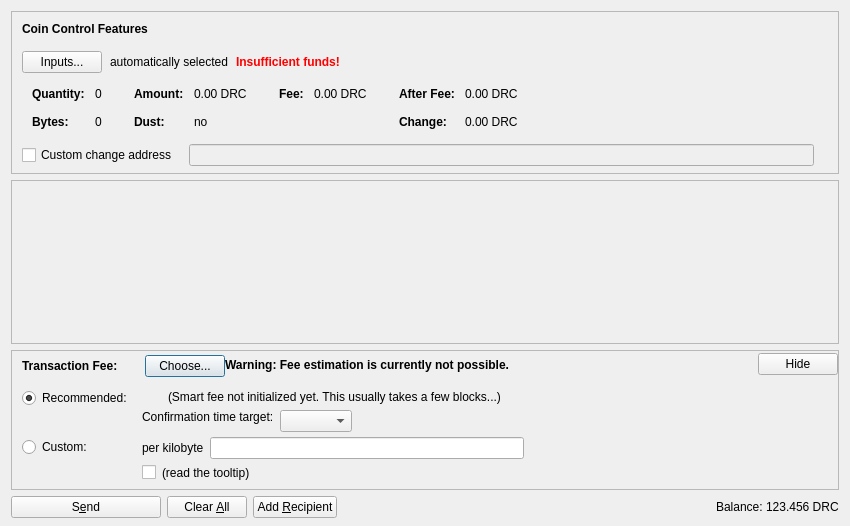
<?xml version="1.0" encoding="UTF-8"?>
<ui version="4.0">
 <class>SendCoinsDialog</class>
 <widget class="QDialog" name="SendCoinsDialog">
  <property name="geometry">
   <rect>
    <x>0</x>
    <y>0</y>
    <width>850</width>
    <height>526</height>
   </rect>
  </property>
  <property name="windowTitle">
   <string>Send Coins</string>
  </property>
  <layout class="QVBoxLayout" name="verticalLayout" stretch="0,1,0,0">
   <property name="bottomMargin">
    <number>8</number>
   </property>
   <item>
    <widget class="QFrame" name="frameCoinControl">
     <property name="sizePolicy">
      <sizepolicy hsizetype="Expanding" vsizetype="Expanding">
       <horstretch>0</horstretch>
       <verstretch>0</verstretch>
      </sizepolicy>
     </property>
     <property name="maximumSize">
      <size>
       <width>16777215</width>
       <height>16777215</height>
      </size>
     </property>
     <property name="frameShape">
      <enum>QFrame::StyledPanel</enum>
     </property>
     <property name="frameShadow">
      <enum>QFrame::Sunken</enum>
     </property>
     <layout class="QVBoxLayout" name="verticalLayoutCoinControl2">
      <property name="spacing">
       <number>0</number>
      </property>
      <property name="leftMargin">
       <number>0</number>
      </property>
      <property name="topMargin">
       <number>0</number>
      </property>
      <property name="rightMargin">
       <number>0</number>
      </property>
      <property name="bottomMargin">
       <number>6</number>
      </property>
      <item>
       <layout class="QVBoxLayout" name="verticalLayoutCoinControl" stretch="0,0,0,0,1">
        <property name="spacing">
         <number>0</number>
        </property>
        <property name="leftMargin">
         <number>10</number>
        </property>
        <property name="topMargin">
         <number>10</number>
        </property>
        <item>
         <layout class="QHBoxLayout" name="horizontalLayoutCoinControl1">
          <property name="bottomMargin">
           <number>15</number>
          </property>
          <item>
           <widget class="QLabel" name="labelCoinControlFeatures">
            <property name="sizePolicy">
             <sizepolicy hsizetype="Preferred" vsizetype="Maximum">
              <horstretch>0</horstretch>
              <verstretch>0</verstretch>
             </sizepolicy>
            </property>
            <property name="font">
             <font>
              <weight>75</weight>
              <bold>true</bold>
             </font>
            </property>
            <property name="styleSheet">
             <string notr="true">font-weight:bold;</string>
            </property>
            <property name="text">
             <string>Coin Control Features</string>
            </property>
           </widget>
          </item>
         </layout>
        </item>
        <item>
         <layout class="QHBoxLayout" name="horizontalLayoutCoinControl2" stretch="0,0,0,0">
          <property name="spacing">
           <number>8</number>
          </property>
          <property name="bottomMargin">
           <number>10</number>
          </property>
          <item>
           <widget class="QPushButton" name="pushButtonCoinControl">
            <property name="styleSheet">
             <string notr="true"/>
            </property>
            <property name="text">
             <string>Inputs...</string>
            </property>
            <property name="autoDefault">
             <bool>false</bool>
            </property>
           </widget>
          </item>
          <item>
           <widget class="QLabel" name="labelCoinControlAutomaticallySelected">
            <property name="text">
             <string>automatically selected</string>
            </property>
            <property name="margin">
             <number>5</number>
            </property>
           </widget>
          </item>
          <item>
           <widget class="QLabel" name="labelCoinControlInsuffFunds">
            <property name="font">
             <font>
              <weight>75</weight>
              <bold>true</bold>
             </font>
            </property>
            <property name="styleSheet">
             <string notr="true">color:red;font-weight:bold;</string>
            </property>
            <property name="text">
             <string>Insufficient funds!</string>
            </property>
            <property name="margin">
             <number>5</number>
            </property>
           </widget>
          </item>
          <item>
           <spacer name="horizontalSpacerCoinControl">
            <property name="orientation">
             <enum>Qt::Horizontal</enum>
            </property>
            <property name="sizeHint" stdset="0">
             <size>
              <width>40</width>
              <height>1</height>
             </size>
            </property>
           </spacer>
          </item>
         </layout>
        </item>
        <item>
         <widget class="QWidget" name="widgetCoinControl" native="true">
          <property name="sizePolicy">
           <sizepolicy hsizetype="Preferred" vsizetype="Preferred">
            <horstretch>0</horstretch>
            <verstretch>0</verstretch>
           </sizepolicy>
          </property>
          <property name="minimumSize">
           <size>
            <width>0</width>
            <height>0</height>
           </size>
          </property>
          <property name="styleSheet">
           <string notr="true"/>
          </property>
          <layout class="QHBoxLayout" name="horizontalLayoutCoinControl5">
           <property name="leftMargin">
            <number>0</number>
           </property>
           <property name="topMargin">
            <number>0</number>
           </property>
           <property name="rightMargin">
            <number>0</number>
           </property>
           <property name="bottomMargin">
            <number>0</number>
           </property>
           <item>
            <layout class="QHBoxLayout" name="horizontalLayoutCoinControl3" stretch="0,0,0,1">
             <property name="spacing">
              <number>20</number>
             </property>
             <property name="topMargin">
              <number>0</number>
             </property>
             <property name="bottomMargin">
              <number>10</number>
             </property>
             <item>
              <layout class="QFormLayout" name="formLayoutCoinControl1">
               <property name="horizontalSpacing">
                <number>10</number>
               </property>
               <property name="verticalSpacing">
                <number>14</number>
               </property>
               <property name="leftMargin">
                <number>10</number>
               </property>
               <property name="topMargin">
                <number>4</number>
               </property>
               <property name="rightMargin">
                <number>6</number>
               </property>
               <item row="0" column="0">
                <widget class="QLabel" name="labelCoinControlQuantityText">
                 <property name="font">
                  <font>
                   <weight>75</weight>
                   <bold>true</bold>
                  </font>
                 </property>
                 <property name="text">
                  <string>Quantity:</string>
                 </property>
                 <property name="margin">
                  <number>0</number>
                 </property>
                </widget>
               </item>
               <item row="0" column="1">
                <widget class="QLabel" name="labelCoinControlQuantity">
                 <property name="cursor">
                  <cursorShape>IBeamCursor</cursorShape>
                 </property>
                 <property name="contextMenuPolicy">
                  <enum>Qt::ActionsContextMenu</enum>
                 </property>
                 <property name="text">
                  <string notr="true">0</string>
                 </property>
                 <property name="margin">
                  <number>0</number>
                 </property>
                 <property name="textInteractionFlags">
                  <set>Qt::LinksAccessibleByMouse|Qt::TextSelectableByKeyboard|Qt::TextSelectableByMouse</set>
                 </property>
                </widget>
               </item>
               <item row="1" column="0">
                <widget class="QLabel" name="labelCoinControlBytesText">
                 <property name="font">
                  <font>
                   <weight>75</weight>
                   <bold>true</bold>
                  </font>
                 </property>
                 <property name="text">
                  <string>Bytes:</string>
                 </property>
                </widget>
               </item>
               <item row="1" column="1">
                <widget class="QLabel" name="labelCoinControlBytes">
                 <property name="cursor">
                  <cursorShape>IBeamCursor</cursorShape>
                 </property>
                 <property name="contextMenuPolicy">
                  <enum>Qt::ActionsContextMenu</enum>
                 </property>
                 <property name="text">
                  <string notr="true">0</string>
                 </property>
                 <property name="textInteractionFlags">
                  <set>Qt::LinksAccessibleByMouse|Qt::TextSelectableByKeyboard|Qt::TextSelectableByMouse</set>
                 </property>
                </widget>
               </item>
              </layout>
             </item>
             <item>
              <layout class="QFormLayout" name="formLayoutCoinControl2">
               <property name="horizontalSpacing">
                <number>10</number>
               </property>
               <property name="verticalSpacing">
                <number>14</number>
               </property>
               <property name="leftMargin">
                <number>6</number>
               </property>
               <property name="topMargin">
                <number>4</number>
               </property>
               <property name="rightMargin">
                <number>6</number>
               </property>
               <item row="0" column="0">
                <widget class="QLabel" name="labelCoinControlAmountText">
                 <property name="font">
                  <font>
                   <weight>75</weight>
                   <bold>true</bold>
                  </font>
                 </property>
                 <property name="text">
                  <string>Amount:</string>
                 </property>
                 <property name="margin">
                  <number>0</number>
                 </property>
                </widget>
               </item>
               <item row="0" column="1">
                <widget class="QLabel" name="labelCoinControlAmount">
                 <property name="cursor">
                  <cursorShape>IBeamCursor</cursorShape>
                 </property>
                 <property name="contextMenuPolicy">
                  <enum>Qt::ActionsContextMenu</enum>
                 </property>
                 <property name="text">
                  <string notr="true">0.00 DRC</string>
                 </property>
                 <property name="textInteractionFlags">
                  <set>Qt::LinksAccessibleByMouse|Qt::TextSelectableByKeyboard|Qt::TextSelectableByMouse</set>
                 </property>
                </widget>
               </item>
               <item row="1" column="0">
                <widget class="QLabel" name="labelCoinControlLowOutputText">
                 <property name="font">
                  <font>
                   <weight>75</weight>
                   <bold>true</bold>
                  </font>
                 </property>
                 <property name="text">
                  <string>Dust:</string>
                 </property>
                </widget>
               </item>
               <item row="1" column="1">
                <widget class="QLabel" name="labelCoinControlLowOutput">
                 <property name="cursor">
                  <cursorShape>IBeamCursor</cursorShape>
                 </property>
                 <property name="contextMenuPolicy">
                  <enum>Qt::ActionsContextMenu</enum>
                 </property>
                 <property name="text">
                  <string notr="true">no</string>
                 </property>
                 <property name="textInteractionFlags">
                  <set>Qt::LinksAccessibleByMouse|Qt::TextSelectableByKeyboard|Qt::TextSelectableByMouse</set>
                 </property>
                </widget>
               </item>
              </layout>
             </item>
             <item>
              <layout class="QFormLayout" name="formLayoutCoinControl3">
               <property name="horizontalSpacing">
                <number>10</number>
               </property>
               <property name="verticalSpacing">
                <number>14</number>
               </property>
               <property name="leftMargin">
                <number>6</number>
               </property>
               <property name="topMargin">
                <number>4</number>
               </property>
               <property name="rightMargin">
                <number>6</number>
               </property>
               <item row="0" column="0">
                <widget class="QLabel" name="labelCoinControlFeeText">
                 <property name="font">
                  <font>
                   <weight>75</weight>
                   <bold>true</bold>
                  </font>
                 </property>
                 <property name="text">
                  <string>Fee:</string>
                 </property>
                 <property name="margin">
                  <number>0</number>
                 </property>
                </widget>
               </item>
               <item row="0" column="1">
                <widget class="QLabel" name="labelCoinControlFee">
                 <property name="cursor">
                  <cursorShape>IBeamCursor</cursorShape>
                 </property>
                 <property name="contextMenuPolicy">
                  <enum>Qt::ActionsContextMenu</enum>
                 </property>
                 <property name="text">
                  <string notr="true">0.00 DRC</string>
                 </property>
                 <property name="textInteractionFlags">
                  <set>Qt::LinksAccessibleByMouse|Qt::TextSelectableByKeyboard|Qt::TextSelectableByMouse</set>
                 </property>
                </widget>
               </item>
              </layout>
             </item>
             <item>
              <layout class="QFormLayout" name="formLayoutCoinControl4">
               <property name="horizontalSpacing">
                <number>10</number>
               </property>
               <property name="verticalSpacing">
                <number>14</number>
               </property>
               <property name="leftMargin">
                <number>6</number>
               </property>
               <property name="topMargin">
                <number>4</number>
               </property>
               <property name="rightMargin">
                <number>6</number>
               </property>
               <item row="0" column="0">
                <widget class="QLabel" name="labelCoinControlAfterFeeText">
                 <property name="font">
                  <font>
                   <weight>75</weight>
                   <bold>true</bold>
                  </font>
                 </property>
                 <property name="text">
                  <string>After Fee:</string>
                 </property>
                 <property name="margin">
                  <number>0</number>
                 </property>
                </widget>
               </item>
               <item row="0" column="1">
                <widget class="QLabel" name="labelCoinControlAfterFee">
                 <property name="cursor">
                  <cursorShape>IBeamCursor</cursorShape>
                 </property>
                 <property name="contextMenuPolicy">
                  <enum>Qt::ActionsContextMenu</enum>
                 </property>
                 <property name="text">
                  <string notr="true">0.00 DRC</string>
                 </property>
                 <property name="textInteractionFlags">
                  <set>Qt::LinksAccessibleByMouse|Qt::TextSelectableByKeyboard|Qt::TextSelectableByMouse</set>
                 </property>
                </widget>
               </item>
               <item row="1" column="0">
                <widget class="QLabel" name="labelCoinControlChangeText">
                 <property name="font">
                  <font>
                   <weight>75</weight>
                   <bold>true</bold>
                  </font>
                 </property>
                 <property name="text">
                  <string>Change:</string>
                 </property>
                </widget>
               </item>
               <item row="1" column="1">
                <widget class="QLabel" name="labelCoinControlChange">
                 <property name="cursor">
                  <cursorShape>IBeamCursor</cursorShape>
                 </property>
                 <property name="contextMenuPolicy">
                  <enum>Qt::ActionsContextMenu</enum>
                 </property>
                 <property name="text">
                  <string notr="true">0.00 DRC</string>
                 </property>
                 <property name="textInteractionFlags">
                  <set>Qt::LinksAccessibleByMouse|Qt::TextSelectableByKeyboard|Qt::TextSelectableByMouse</set>
                 </property>
                </widget>
               </item>
              </layout>
             </item>
            </layout>
           </item>
          </layout>
         </widget>
        </item>
        <item>
         <layout class="QHBoxLayout" name="horizontalLayoutCoinControl4" stretch="0,0,0">
          <property name="spacing">
           <number>12</number>
          </property>
          <property name="sizeConstraint">
           <enum>QLayout::SetDefaultConstraint</enum>
          </property>
          <property name="topMargin">
           <number>5</number>
          </property>
          <property name="rightMargin">
           <number>5</number>
          </property>
          <item>
           <widget class="QCheckBox" name="checkBoxCoinControlChange">
            <property name="toolTip">
             <string>If this is activated, but the change address is empty or invalid, change will be sent to a newly generated address.</string>
            </property>
            <property name="text">
             <string>Custom change address</string>
            </property>
           </widget>
          </item>
          <item>
           <widget class="QValidatedLineEdit" name="lineEditCoinControlChange">
            <property name="enabled">
             <bool>false</bool>
            </property>
            <property name="sizePolicy">
             <sizepolicy hsizetype="Expanding" vsizetype="Fixed">
              <horstretch>0</horstretch>
              <verstretch>0</verstretch>
             </sizepolicy>
            </property>
           </widget>
          </item>
          <item>
           <widget class="QLabel" name="labelCoinControlChangeLabel">
            <property name="sizePolicy">
             <sizepolicy hsizetype="Preferred" vsizetype="Expanding">
              <horstretch>0</horstretch>
              <verstretch>0</verstretch>
             </sizepolicy>
            </property>
            <property name="minimumSize">
             <size>
              <width>0</width>
              <height>0</height>
             </size>
            </property>
            <property name="text">
             <string/>
            </property>
            <property name="margin">
             <number>3</number>
            </property>
           </widget>
          </item>
         </layout>
        </item>
        <item>
         <spacer name="verticalSpacerCoinControl">
          <property name="orientation">
           <enum>Qt::Vertical</enum>
          </property>
          <property name="sizeHint" stdset="0">
           <size>
            <width>800</width>
            <height>1</height>
           </size>
          </property>
         </spacer>
        </item>
       </layout>
      </item>
     </layout>
    </widget>
   </item>
   <item>
    <widget class="QScrollArea" name="scrollArea">
     <property name="widgetResizable">
      <bool>true</bool>
     </property>
     <widget class="QWidget" name="scrollAreaWidgetContents">
      <property name="geometry">
       <rect>
        <x>0</x>
        <y>0</y>
        <width>830</width>
        <height>104</height>
       </rect>
      </property>
      <layout class="QVBoxLayout" name="verticalLayout_2" stretch="0,1">
       <property name="leftMargin">
        <number>0</number>
       </property>
       <property name="topMargin">
        <number>0</number>
       </property>
       <property name="rightMargin">
        <number>0</number>
       </property>
       <property name="bottomMargin">
        <number>0</number>
       </property>
       <item>
        <layout class="QVBoxLayout" name="entries">
         <property name="spacing">
          <number>6</number>
         </property>
        </layout>
       </item>
       <item>
        <spacer name="verticalSpacer">
         <property name="orientation">
          <enum>Qt::Vertical</enum>
         </property>
         <property name="sizeHint" stdset="0">
          <size>
           <width>20</width>
           <height>40</height>
          </size>
         </property>
        </spacer>
       </item>
      </layout>
     </widget>
    </widget>
   </item>
   <item>
    <widget class="QFrame" name="frameFee">
     <property name="sizePolicy">
      <sizepolicy hsizetype="Expanding" vsizetype="Expanding">
       <horstretch>0</horstretch>
       <verstretch>0</verstretch>
      </sizepolicy>
     </property>
     <property name="maximumSize">
      <size>
       <width>16777215</width>
       <height>16777215</height>
      </size>
     </property>
     <property name="frameShape">
      <enum>QFrame::StyledPanel</enum>
     </property>
     <property name="frameShadow">
      <enum>QFrame::Sunken</enum>
     </property>
     <layout class="QVBoxLayout" name="verticalLayoutFee1">
      <property name="spacing">
       <number>0</number>
      </property>
      <property name="leftMargin">
       <number>0</number>
      </property>
      <property name="topMargin">
       <number>0</number>
      </property>
      <property name="rightMargin">
       <number>0</number>
      </property>
      <property name="bottomMargin">
       <number>0</number>
      </property>
      <item>
       <layout class="QVBoxLayout" name="verticalLayoutFee2" stretch="0,0,0">
        <property name="spacing">
         <number>0</number>
        </property>
        <property name="leftMargin">
         <number>10</number>
        </property>
        <property name="topMargin">
         <number>0</number>
        </property>
        <item>
         <layout class="QHBoxLayout" name="horizontalLayoutFee1">
          <property name="bottomMargin">
           <number>0</number>
          </property>
          <item>
           <layout class="QVBoxLayout" name="verticalLayoutFee7">
            <property name="spacing">
             <number>0</number>
            </property>
            <item>
             <spacer name="verticalSpacerSmartFee">
              <property name="orientation">
               <enum>Qt::Vertical</enum>
              </property>
              <property name="sizeType">
               <enum>QSizePolicy::Fixed</enum>
              </property>
              <property name="sizeHint" stdset="0">
               <size>
                <width>1</width>
                <height>4</height>
               </size>
              </property>
             </spacer>
            </item>
            <item>
             <layout class="QHBoxLayout" name="horizontalLayoutSmartFee">
              <property name="spacing">
               <number>10</number>
              </property>
              <item>
               <widget class="QLabel" name="labelFeeHeadline">
                <property name="sizePolicy">
                 <sizepolicy hsizetype="Preferred" vsizetype="Maximum">
                  <horstretch>0</horstretch>
                  <verstretch>0</verstretch>
                 </sizepolicy>
                </property>
                <property name="font">
                 <font>
                  <weight>75</weight>
                  <bold>true</bold>
                 </font>
                </property>
                <property name="styleSheet">
                 <string notr="true">font-weight:bold;</string>
                </property>
                <property name="text">
                 <string>Transaction Fee:</string>
                </property>
               </widget>
              </item>
              <item>
               <widget class="QLabel" name="labelFeeMinimized">
                <property name="text">
                 <string/>
                </property>
               </widget>
              </item>
              <item>
               <widget class="QPushButton" name="buttonChooseFee">
                <property name="text">
                 <string>Choose...</string>
                </property>
               </widget>
              </item>
             </layout>
            </item>
            <item>
             <spacer name="verticalSpacer_5">
              <property name="orientation">
               <enum>Qt::Vertical</enum>
              </property>
              <property name="sizeHint" stdset="0">
               <size>
                <width>1</width>
                <height>1</height>
               </size>
              </property>
             </spacer>
            </item>
           </layout>
          </item>
          <item>
           <widget class="QLabel" name="fallbackFeeWarningLabel">
            <property name="toolTip">
             <string>Using the fallbackfee can result in sending a transaction that will take several hours or days (or never) to confirm. Consider choosing your fee manually or wait until you have validated the complete chain.</string>
            </property>
            <property name="font">
            <font>
                <weight>75</weight>
                <bold>true</bold>
            </font>
            </property>
            <property name="text">
             <string>Warning: Fee estimation is currently not possible.</string>
            </property>
            <property name="wordWrap">
             <bool>false</bool>
            </property>
           </widget>
          </item>
          <item>
           <spacer name="horizontalSpacer_4">
            <property name="orientation">
             <enum>Qt::Horizontal</enum>
            </property>
            <property name="sizeType">
             <enum>QSizePolicy::MinimumExpanding</enum>
            </property>
            <property name="sizeHint" stdset="0">
             <size>
              <width>40</width>
              <height>20</height>
             </size>
            </property>
           </spacer>
          </item>
          <item>
           <widget class="QPushButton" name="buttonMinimizeFee">
            <property name="toolTip">
             <string>collapse fee-settings</string>
            </property>
            <property name="text">
             <string>Hide</string>
            </property>
           </widget>
          </item>
         </layout>
        </item>
        <item>
         <widget class="QFrame" name="frameFeeSelection">
          <layout class="QVBoxLayout" name="verticalLayoutFee12">
           <property name="spacing">
            <number>0</number>
           </property>
           <property name="leftMargin">
            <number>0</number>
           </property>
           <property name="topMargin">
            <number>0</number>
           </property>
           <property name="rightMargin">
            <number>0</number>
           </property>
           <property name="bottomMargin">
            <number>0</number>
           </property>
           <item>
            <layout class="QGridLayout" name="gridLayoutFee">
             <property name="topMargin">
              <number>10</number>
             </property>
             <property name="bottomMargin">
              <number>4</number>
             </property>
             <property name="horizontalSpacing">
              <number>10</number>
             </property>
             <property name="verticalSpacing">
              <number>4</number>
             </property>
             <item row="1" column="1">
              <layout class="QVBoxLayout" name="verticalLayoutFee8">
               <property name="spacing">
                <number>6</number>
               </property>
               <item>
                <layout class="QHBoxLayout" name="horizontalLayoutFee13">
                 <item>
                  <widget class="QLabel" name="labelCustomPerKilobyte">
                   <property name="toolTip">
                    <string>If the custom fee is set to 1000 satoshis and the transaction is only 250 bytes, then &quot;per kilobyte&quot; only pays 250 satoshis in fee, while &quot;total at least&quot; pays 1000 satoshis. For transactions bigger than a kilobyte both pay by kilobyte.</string>
                   </property>
                   <property name="text">
                    <string>per kilobyte</string>
                   </property>
                  </widget>
                 </item>
                 <item>
                  <widget class="DoriancoinAmountField" name="customFee"/>
                 </item>
                 <item>
                  <spacer name="horizontalSpacer_6">
                   <property name="orientation">
                    <enum>Qt::Horizontal</enum>
                   </property>
                   <property name="sizeHint" stdset="0">
                    <size>
                     <width>1</width>
                     <height>1</height>
                    </size>
                   </property>
                  </spacer>
                 </item>
                </layout>
               </item>
               <item>
                <layout class="QHBoxLayout" name="horizontalLayoutFee8">
                 <item>
                  <widget class="QCheckBox" name="checkBoxMinimumFee">
                   <property name="toolTip">
                    <string>Paying only the minimum fee is just fine as long as there is less transaction volume than space in the blocks. But be aware that this can end up in a never confirming transaction once there is more demand for doriancoin transactions than the network can process.</string>
                   </property>
                   <property name="text">
                    <string/>
                   </property>
                  </widget>
                 </item>
                 <item>
                  <widget class="QLabel" name="labelMinFeeWarning">
                   <property name="enabled">
                    <bool>true</bool>
                   </property>
                   <property name="toolTip">
                    <string>Paying only the minimum fee is just fine as long as there is less transaction volume than space in the blocks. But be aware that this can end up in a never confirming transaction once there is more demand for doriancoin transactions than the network can process.</string>
                   </property>
                   <property name="text">
                    <string>(read the tooltip)</string>
                   </property>
                   <property name="margin">
                    <number>5</number>
                   </property>
                  </widget>
                 </item>
                 <item>
                  <spacer name="horizontalSpacer_2">
                   <property name="orientation">
                    <enum>Qt::Horizontal</enum>
                   </property>
                   <property name="sizeHint" stdset="0">
                    <size>
                     <width>1</width>
                     <height>1</height>
                    </size>
                   </property>
                  </spacer>
                 </item>
                </layout>
               </item>
              </layout>
             </item>
             <item row="0" column="0">
              <layout class="QVBoxLayout" name="verticalLayoutFee4" stretch="0,1">
               <item>
                <widget class="QRadioButton" name="radioSmartFee">
                 <property name="text">
                  <string>Recommended:</string>
                 </property>
                 <property name="checked">
                  <bool>true</bool>
                 </property>
                 <attribute name="buttonGroup">
                  <string notr="true">groupFee</string>
                 </attribute>
                </widget>
               </item>
               <item>
                <spacer name="verticalSpacer_2">
                 <property name="orientation">
                  <enum>Qt::Vertical</enum>
                 </property>
                 <property name="sizeHint" stdset="0">
                  <size>
                   <width>1</width>
                   <height>1</height>
                  </size>
                 </property>
                </spacer>
               </item>
              </layout>
             </item>
             <item row="1" column="0">
              <layout class="QVBoxLayout" name="verticalLayoutFee9" stretch="0,1">
               <item>
                <widget class="QRadioButton" name="radioCustomFee">
                 <property name="text">
                  <string>Custom:</string>
                 </property>
                 <attribute name="buttonGroup">
                  <string notr="true">groupFee</string>
                 </attribute>
                </widget>
               </item>
               <item>
                <spacer name="verticalSpacer_6">
                 <property name="orientation">
                  <enum>Qt::Vertical</enum>
                 </property>
                 <property name="sizeHint" stdset="0">
                  <size>
                   <width>1</width>
                   <height>1</height>
                  </size>
                 </property>
                </spacer>
               </item>
              </layout>
             </item>
             <item row="0" column="1">
              <layout class="QVBoxLayout" name="verticalLayoutFee3" stretch="0,0,1">
               <property name="spacing">
                <number>6</number>
               </property>
               <property name="topMargin">
                <number>2</number>
               </property>
               <item>
                <layout class="QHBoxLayout" name="horizontalLayoutFee12">
                 <item>
                  <widget class="QLabel" name="labelSmartFee">
                   <property name="text">
                    <string/>
                   </property>
                   <property name="margin">
                    <number>2</number>
                   </property>
                  </widget>
                 </item>
                 <item>
                  <widget class="QLabel" name="labelFeeEstimation">
                   <property name="text">
                    <string/>
                   </property>
                  </widget>
                 </item>
                 <item>
                  <widget class="QLabel" name="labelSmartFee2">
                   <property name="text">
                    <string>(Smart fee not initialized yet. This usually takes a few blocks...)</string>
                   </property>
                   <property name="margin">
                    <number>2</number>
                   </property>
                  </widget>
                 </item>
                 <item>
                  <spacer name="horizontalSpacer_5">
                   <property name="orientation">
                    <enum>Qt::Horizontal</enum>
                   </property>
                   <property name="sizeHint" stdset="0">
                    <size>
                     <width>1</width>
                     <height>1</height>
                    </size>
                   </property>
                  </spacer>
                 </item>
                </layout>
               </item>
               <item>
                <layout class="QHBoxLayout" name="horizontalLayoutFee9">
                 <item>
                  <layout class="QVBoxLayout" name="verticalLayoutFee6">
                   <item>
                    <widget class="QLabel" name="labelSmartFee3">
                     <property name="text">
                      <string>Confirmation time target:</string>
                     </property>
                     <property name="margin">
                      <number>2</number>
                     </property>
                    </widget>
                   </item>
                   <item>
                    <spacer name="verticalSpacer_3">
                     <property name="orientation">
                      <enum>Qt::Vertical</enum>
                     </property>
                     <property name="sizeHint" stdset="0">
                      <size>
                       <width>1</width>
                       <height>1</height>
                      </size>
                     </property>
                    </spacer>
                   </item>
                  </layout>
                 </item>
                 <item>
                  <layout class="QVBoxLayout" name="verticalLayoutFee5">
                   <property name="rightMargin">
                    <number>30</number>
                   </property>
                   <item>
                    <layout class="QHBoxLayout" name="horizontalLayoutConfTarget">
                     <property name="bottomMargin">
                      <number>0</number>
                     </property>
                     <item>
                      <widget class="QComboBox" name="confTargetSelector"/>
                     </item>
                     <item>
                      <spacer name="horizontalSpacerConfTarget">
                       <property name="orientation">
                        <enum>Qt::Horizontal</enum>
                       </property>
                       <property name="sizeHint" stdset="0">
                        <size>
                         <width>40</width>
                         <height>20</height>
                        </size>
                       </property>
                      </spacer>
                     </item>
                    </layout>
                   </item>
                  </layout>
                 </item>
                </layout>
               </item>
               <item>
                <spacer name="verticalSpacer_4">
                 <property name="orientation">
                  <enum>Qt::Vertical</enum>
                 </property>
                 <property name="sizeHint" stdset="0">
                  <size>
                   <width>1</width>
                   <height>1</height>
                  </size>
                 </property>
                </spacer>
               </item>
              </layout>
             </item>
            </layout>
           </item>
          </layout>
         </widget>
        </item>
        <item>
         <spacer name="verticalSpacerFee">
          <property name="orientation">
           <enum>Qt::Vertical</enum>
          </property>
          <property name="sizeHint" stdset="0">
           <size>
            <width>40</width>
            <height>5</height>
           </size>
          </property>
         </spacer>
        </item>
       </layout>
      </item>
     </layout>
    </widget>
   </item>
   <item>
    <layout class="QHBoxLayout" name="horizontalLayout">
     <item>
      <widget class="QPushButton" name="sendButton">
       <property name="minimumSize">
        <size>
         <width>150</width>
         <height>0</height>
        </size>
       </property>
       <property name="toolTip">
        <string>Confirm the send action</string>
       </property>
       <property name="text">
        <string>S&amp;end</string>
       </property>
       <property name="icon">
        <iconset resource="../doriancoin.qrc">
         <normaloff>:/icons/send</normaloff>:/icons/send</iconset>
       </property>
       <property name="autoDefault">
        <bool>false</bool>
       </property>
       <property name="default">
        <bool>false</bool>
       </property>
      </widget>
     </item>
     <item>
      <widget class="QPushButton" name="clearButton">
       <property name="sizePolicy">
        <sizepolicy hsizetype="Minimum" vsizetype="Fixed">
         <horstretch>0</horstretch>
         <verstretch>0</verstretch>
        </sizepolicy>
       </property>
       <property name="toolTip">
        <string>Clear all fields of the form.</string>
       </property>
       <property name="text">
        <string>Clear &amp;All</string>
       </property>
       <property name="icon">
        <iconset resource="../doriancoin.qrc">
         <normaloff>:/icons/remove</normaloff>:/icons/remove</iconset>
       </property>
       <property name="autoDefault">
        <bool>false</bool>
       </property>
      </widget>
     </item>
     <item>
      <widget class="QPushButton" name="addButton">
       <property name="toolTip">
        <string>Send to multiple recipients at once</string>
       </property>
       <property name="text">
        <string>Add &amp;Recipient</string>
       </property>
       <property name="icon">
        <iconset resource="../doriancoin.qrc">
         <normaloff>:/icons/add</normaloff>:/icons/add</iconset>
       </property>
       <property name="autoDefault">
        <bool>false</bool>
       </property>
      </widget>
     </item>
     <item>
      <spacer name="horizontalSpacer">
       <property name="orientation">
        <enum>Qt::Horizontal</enum>
       </property>
       <property name="sizeHint" stdset="0">
        <size>
         <width>40</width>
         <height>20</height>
        </size>
       </property>
      </spacer>
     </item>
     <item>
      <layout class="QHBoxLayout" name="horizontalLayout_2">
       <property name="spacing">
        <number>3</number>
       </property>
       <item>
        <widget class="QLabel" name="label">
         <property name="sizePolicy">
          <sizepolicy hsizetype="Preferred" vsizetype="Fixed">
           <horstretch>0</horstretch>
           <verstretch>0</verstretch>
          </sizepolicy>
         </property>
         <property name="text">
          <string>Balance:</string>
         </property>
        </widget>
       </item>
       <item>
        <widget class="QLabel" name="labelBalance">
         <property name="sizePolicy">
          <sizepolicy hsizetype="Preferred" vsizetype="Fixed">
           <horstretch>0</horstretch>
           <verstretch>0</verstretch>
          </sizepolicy>
         </property>
         <property name="cursor">
          <cursorShape>IBeamCursor</cursorShape>
         </property>
         <property name="text">
          <string notr="true">123.456 DRC</string>
         </property>
         <property name="textInteractionFlags">
          <set>Qt::LinksAccessibleByMouse|Qt::TextSelectableByKeyboard|Qt::TextSelectableByMouse</set>
         </property>
        </widget>
       </item>
      </layout>
     </item>
    </layout>
   </item>
  </layout>
 </widget>
 <customwidgets>
  <customwidget>
   <class>QValidatedLineEdit</class>
   <extends>QLineEdit</extends>
   <header>qt/qvalidatedlineedit.h</header>
  </customwidget>
  <customwidget>
   <class>DoriancoinAmountField</class>
   <extends>QLineEdit</extends>
   <header>qt/doriancoinamountfield.h</header>
   <container>1</container>
  </customwidget>
 </customwidgets>
 <resources>
  <include location="../doriancoin.qrc"/>
 </resources>
 <connections/>
 <buttongroups>
  <buttongroup name="groupFee"/>
 </buttongroups>
</ui>
